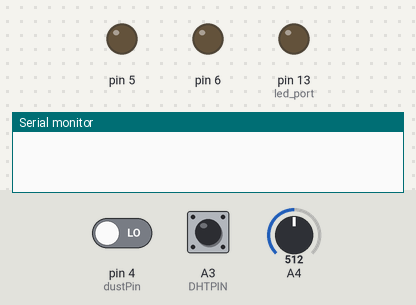
This sketch was run on a simulated Arduino Leonardo, built with avr-gcc and run on an emulated ATmega32U4. Shown: output pins drawn as LEDs (lit = HIGH), the last lines printed to the serial monitor. The inputs (shaded band) are chosen by the test bench; at power-on: pin 4 (dustPin) LOW, A3 (DHTPIN) HIGH, A4 = 512.

Above: at 0.1 s.
At 0.6 s:
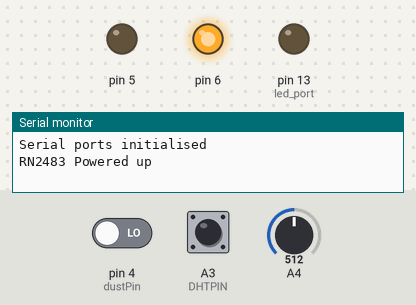
At 12.1 s:
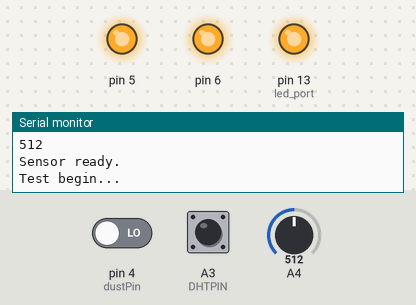
At 13.6 s:
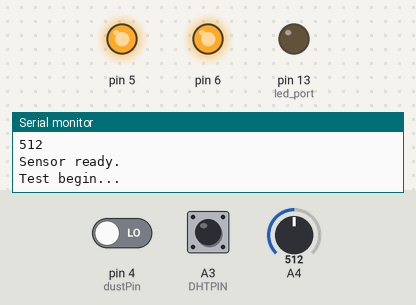
Timing chart, 0 to 15.1 s (numbered marks = the images above):
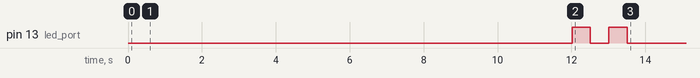

The sketch:

bus_sensor.ino
```cpp
#include "CayenneLPP.h"
#include "DHT.h"
#include"Arduino.h"
#include"AirQuality.h"

#define DHTPIN A3     // A3 is closes to the usb port of Marvin
// define the type of sensor used (there are others)
#define DHTTYPE DHT11   // DHT 11

AirQuality airqualitysensor;


DHT dht(DHTPIN, DHTTYPE);

// set max size
int     MAX_SIZE = 52;
CayenneLPP lpp(MAX_SIZE);

// Port to assign the type of lora data (any port can be used between 1 and 223)
int     set_port  = 1;

// Some standard ports that depend on the layout of the Marvin
long    defaultBaudRate = 57600;
int     reset_port = 5;
int     RN2483_power_port = 6;
int     led_port = 13;
int     dustPin = 4;
int     current_quality =-1;

unsigned long duration;
unsigned long starttime;
unsigned long loopstarttime;
unsigned long sampletime_ms = 2000;
unsigned long looptime_ms = 3000;
unsigned long lowpulseoccupancy = 0;
float ratio = 0;
float concentration = 0;

//*** Set parameters here BEGIN ---->
String  set_nwkskey = "db52ba628d2349901429853ad9934194"; // Put your 32 hex char here
String  set_appskey = "d17c13fe63607d83c4e36fe97d6c9768"; // Put your 32 hex char here
String  set_devaddr = "04001E28"; // Put your 8 hex char here
//*** <---- END Set parameters here

// Some global items
String reader = "";

// counter
int   count = 1;

void setup() {
  InitializeSerials(defaultBaudRate);
  initializeRN2483(RN2483_power_port, reset_port);
  Serial.println("STARTUP..." );
  airqualitysensor.init(14);
  pinMode(led_port, OUTPUT); // Initialize LED port
  pinMode(dustPin,INPUT);
  starttime = millis();
  loopstarttime = millis();
  dht.begin();
  blinky();
}

void loop() {

  duration = pulseIn(dustPin, LOW);
  lowpulseoccupancy = lowpulseoccupancy+duration;

  if ((millis()-starttime) >= sampletime_ms)//if the sampel time = = 30s
  {
    ratio = lowpulseoccupancy/(sampletime_ms*10.0);  // Integer percentage 0=&gt;100
    concentration = 1.1*pow(ratio,3)-3.8*pow(ratio,2)+520*ratio+0.62; // using spec sheet curve
    lowpulseoccupancy = 0;
    starttime = millis();
  }

  if ((millis()-loopstarttime) >= looptime_ms)//if the sampel time = = 30s
  {
    float h = dht.readHumidity();
    float t = dht.readTemperature();
    int current_quality = airqualitysensor.curr_vol();
    int temp = (int)t;
    int hum = (int)h;
    int tempdec = t * 100;
    int humdec = h * 100;

  //if (buttonState == 1 || button2State == 1) {
    char payload[MAX_SIZE] = "";

    lpp.reset();

    // Stub out payloads if you want.

    lpp.addDigitalInput(1, 4);
    lpp.addTemperature(1, temp);
    lpp.addRelativeHumidity(1, hum);
    lpp.addAnalogOutput(1, concentration);
    lpp.addGPS(1, 39.952315, -75.164053, 2);
    //lpp.addAnalogInput(1, current_quality); //packets greater than 11 bytes fail

    uint8_t buff = *lpp.getBuffer();

    Serial.print("Buffer size:" );
    Serial.println(lpp.getSize());

    for (int i = 0; i < lpp.getSize(); i++)
      {
      char tmp[16];

      sprintf(tmp, "%.2X",(lpp.getBuffer())[i]);
      strcat(payload, tmp);
      }
    if (isnan(t) || isnan(h))
      {
        Serial.println("Failed to read from DHT");
      }
    else
      {

        Serial.print("Humidity: ");
        Serial.print(h);
        Serial.println(" %\t");
        Serial.print("Temperature: ");
        Serial.print(t);
        Serial.println(" *C");
        Serial.print("Concentration: ");
        Serial.print(concentration);
        Serial.println(" pcs/0.01cf");
        Serial.print("Quality: ");
        Serial.println(current_quality);
        Serial.print("Buffer content:" );
        Serial.println(payload);
      }

    if(count % 10 == 0)
      {
      send_LoRa_data(set_port, payload);
      }
    Serial.println(count);
    Serial.println("");

    count = count + 1;

  //} // end if

} // end loop()
}

ISR(TIMER1_OVF_vect)
{
  if(airqualitysensor.counter==61)//set 2 seconds as a detected duty
  {

      airqualitysensor.last_vol=airqualitysensor.first_vol;
      airqualitysensor.first_vol=analogRead(A4);
      airqualitysensor.counter=0;
      airqualitysensor.timer_index=1;
      PORTB=PORTB^0x20;
  }
  else
  {
    airqualitysensor.counter++;
  }
}

void InitializeSerials(long baudrate) {
  Serial.begin(baudrate);
  Serial1.begin(baudrate);
  delay(500);
  print_to_console("Serial ports initialised");
}


void initializeRN2483(int pwr_port, int rst_port) {
  //Enable power to the RN2483
  pinMode(pwr_port, OUTPUT);
  digitalWrite(pwr_port, HIGH);
  print_to_console("RN2483 Powered up");
  delay(500);

  //Disable reset pin
  pinMode(rst_port, OUTPUT);
  digitalWrite(rst_port, HIGH);

  //Configure LoRa module
  send_LoRa_Command("sys reset");
  read_data_from_LoRa_Mod();

  send_LoRa_Command("mac set nwkskey " + set_nwkskey);
  read_data_from_LoRa_Mod();

  send_LoRa_Command("mac set appskey " + set_appskey);
  read_data_from_LoRa_Mod();

  send_LoRa_Command("mac set devaddr " + set_devaddr);
  read_data_from_LoRa_Mod();

  //For this commands some extra delay is needed.
  send_LoRa_Command("mac set adr on");
  //send_LoRa_Command("mac set dr 0"); //uncomment this line to fix the RN2483 on SF12 (dr=DataRate)
  delay(500);
  read_data_from_LoRa_Mod();

  send_LoRa_Command("mac save");
  delay(500);
  read_data_from_LoRa_Mod();

  send_LoRa_Command("mac join abp");
  delay(500);
  read_data_from_LoRa_Mod();

  send_LoRa_Command("radio set crc off");
  delay(500);
  read_data_from_LoRa_Mod();
}

void print_to_console(String message) {
  Serial.println(message);
}

void read_data_from_LoRa_Mod() {
  if (Serial1.available()) {
    String inByte = Serial1.readString();
    Serial.println(inByte);
  }

}

void send_LoRa_Command(String cmd) {
  print_to_console("Now sending: " + cmd);
  Serial1.println(cmd);
  delay(500);
}

void send_LoRa_data(int tx_port, String rawdata) {
  // send_LoRa_Command("mac tx uncnf " + String(tx_port) + String(" ") + rawdata);
  send_LoRa_Command("mac tx cnf " + String(tx_port) + String(" ") + rawdata);
}

void blinky()
{
  digitalWrite(led_port, HIGH);   // turn the LED on (HIGH is the voltage level)
  delay(500);                     // wait for a second
  digitalWrite(led_port, LOW);    // turn the LED off by making the voltage LOW
  delay(500);                     // wait for a second
  digitalWrite(led_port, HIGH);   // turn the LED on (HIGH is the voltage level)
  delay(500);                     // wait for a second
  digitalWrite(led_port, LOW);    // turn the LED off by making the voltage LOW
  delay(500);                     // wait for a second

}
```

AirQuality.cpp
```cpp
// (licence header left out)
#include"Arduino.h"
#include"AirQuality.h"

//Get the avg voltage in 5 minutes.

void AirQuality::avgVoltage()
{
	if(i==150)//sum 5 minutes
	{
		vol_standard=temp/150;
		temp=0;
		Serial.print("Vol_standard in 5 minutes:");
		Serial.println(vol_standard);
		i=0;
	}
    else
	{
		temp+=first_vol;
		i++;
	}
}

int AirQuality::curr_vol(void)
{
  return last_vol;
}

void AirQuality::init(int pin)
{
    _pin=pin;
    pinMode(_pin,INPUT);
    unsigned char i=0;
    delay(3000);
    Serial.println("sys_starting...");
    delay(2000);//200000
    init_voltage=analogRead(_pin);

    Serial.println("The init voltage is ...");
    Serial.println(init_voltage);
    while(init_voltage)
    {
        if(init_voltage<798 && init_voltage>10)// the init voltage is ok
        {
            first_vol=analogRead(A4);//initialize first value
            last_vol=first_vol;
            vol_standard=last_vol;
            Serial.println("Sensor ready.");
            error=false;;
            break;
        }
        else if(init_voltage>798||init_voltage<=10)
        {
            i++;
            Serial.println("waitting sensor init..(it takes 60 seconds to init)");
            delay(6000);//60000
            init_voltage=analogRead(A4);
            if(i==5)
            {
                i=0;
                error=true;
                Serial.println("Sensor Error!");
            }
          }
        else
        break;
    }
    //init the timer
    TCCR1A=0;//normal model
    TCCR1B=0x02;//set clock as 8*(1/16M)
    TIMSK1=0x01;//enable overflow interrupt
    Serial.println("Test begin...");
    sei();
}
int AirQuality::slope(void)
{
  while(timer_index)
	{
    	if(first_vol-last_vol>400||first_vol>700)
        {
            //Serial.println("High pollution! Force signal active.");
            timer_index=0;
            avgVoltage();
            return 0;
        }
    	else if((first_vol-last_vol>400&&first_vol<700)||first_vol-vol_standard>150)
        {
            //Serial.print("sensor_value:");
            //Serial.print(first_vol);
            //Serial.println("\t High pollution!");
            timer_index=0;
            avgVoltage();
            return 1;

        }
    	else if((first_vol-last_vol>200&&first_vol<700)||first_vol-vol_standard>50)
        {
            //Serial.println(first_vol-last_vol);
            //Serial.print("sensor_value:");
            //Serial.print(first_vol);
            //Serial.println("\t Low pollution!");
            timer_index=0;
            avgVoltage();
            return 2;
        }
    	else
        {
            avgVoltage();
            //Serial.print("sensor_value:");
            //Serial.print(first_vol);
            //Serial.println("\t Air fresh");
            timer_index=0;
            return 3;
        }
	}
    return -1;
}
```

AirQuality.h
```cpp
// (licence header left out)
#ifndef __AIRQUALITY_H__
#define __AIRQUALITY_H__
#include"Arduino.h"
class AirQuality
{
public:
    int i ;
    long vol_standard;
    int init_voltage;
    int first_vol;
    int last_vol;
    int temp;
    int counter;
    boolean timer_index;
    boolean error;
    void init(int pin);
    int slope(void);
    int curr_vol(void);
private:
    int _pin;
    void avgVoltage(void);
};
#endif
```

DHT.cpp
```cpp
// (licence header left out)
#include "DHT.h"
#define NAN 0

DHT::DHT(uint8_t pin, uint8_t type, uint8_t count) {
  _pin = pin;
  _type = type;
  _count = count;
  firstreading = true;
}

void DHT::begin(void) {
  // set up the pins!
  pinMode(_pin, INPUT);
  digitalWrite(_pin, HIGH);
  _lastreadtime = 0;
}

//boolean S == Scale.  True == Farenheit; False == Celcius
float DHT::readTemperature(bool S) {
  float f;

  if (read()) {
    switch (_type) {
    case DHT11:
      f = data[2];
      if(S)
      	f = convertCtoF(f);

      return f;
    case DHT22:
    case DHT21:
      f = data[2] & 0x7F;
      f *= 256;
      f += data[3];
      f /= 10;
      if (data[2] & 0x80)
	f *= -1;
      if(S)
	f = convertCtoF(f);

      return f;
    }
  }
  Serial.print("Read fail");
  return NAN;
}

float DHT::convertCtoF(float c) {
	return c * 9 / 5 + 32;
}

float DHT::readHumidity(void) {
  float f;
  if (read()) {
    switch (_type) {
    case DHT11:
      f = data[0];
      return f;
    case DHT22:
    case DHT21:
      f = data[0];
      f *= 256;
      f += data[1];
      f /= 10;
      return f;
    }
  }
  Serial.print("Read fail");
  return NAN;
}


boolean DHT::read(void) {
  uint8_t laststate = HIGH;
  uint8_t counter = 0;
  uint8_t j = 0, i;
  unsigned long currenttime;

  // pull the pin high and wait 250 milliseconds
  digitalWrite(_pin, HIGH);
  delay(250);

  currenttime = millis();
  if (currenttime < _lastreadtime) {
    // ie there was a rollover
    _lastreadtime = 0;
  }
  if (!firstreading && ((currenttime - _lastreadtime) < 2000)) {
    return true; // return last correct measurement
    //delay(2000 - (currenttime - _lastreadtime));
  }
  firstreading = false;
  /*
    Serial.print("Currtime: "); Serial.print(currenttime);
    Serial.print(" Lasttime: "); Serial.print(_lastreadtime);
  */
  _lastreadtime = millis();

  data[0] = data[1] = data[2] = data[3] = data[4] = 0;

  // now pull it low for ~20 milliseconds
  pinMode(_pin, OUTPUT);
  digitalWrite(_pin, LOW);
  delay(20);
  //cli();
  digitalWrite(_pin, HIGH);
  delayMicroseconds(40);
  pinMode(_pin, INPUT);

  // read in timings
  for ( i=0; i< MAXTIMINGS; i++) {
    counter = 0;
    while (digitalRead(_pin) == laststate) {
      counter++;
      delayMicroseconds(1);
      if (counter == 255) {
        break;
      }
    }
    laststate = digitalRead(_pin);

    if (counter == 255) break;

    // ignore first 3 transitions
    if ((i >= 4) && (i%2 == 0)) {
      // shove each bit into the storage bytes
      data[j/8] <<= 1;
      if (counter > _count)
        data[j/8] |= 1;
      j++;
    }

  }

  //sei();

  /*
  Serial.println(j, DEC);
  Serial.print(data[0], HEX); Serial.print(", ");
  Serial.print(data[1], HEX); Serial.print(", ");
  Serial.print(data[2], HEX); Serial.print(", ");
  Serial.print(data[3], HEX); Serial.print(", ");
  Serial.print(data[4], HEX); Serial.print(" =? ");
  Serial.println(data[0] + data[1] + data[2] + data[3], HEX);
  */

  // check we read 40 bits and that the checksum matches
  if ((j >= 40) &&
      (data[4] == ((data[0] + data[1] + data[2] + data[3]) & 0xFF)) ) {
    return true;
  }


  return false;

}
```

DHT.h
```cpp
#ifndef DHT_H
#define DHT_H
#if ARDUINO >= 100
 #include "Arduino.h"
#else
 #include "WProgram.h"
#endif

// 8 MHz(ish) AVR ---------------------------------------------------------
#if (F_CPU >= 7400000UL) && (F_CPU <= 9500000UL)
#define COUNT 3
// 16 MHz(ish) AVR --------------------------------------------------------
#elif (F_CPU >= 15400000UL) && (F_CPU <= 19000000L)
#define COUNT 6
#else
#error "CPU SPEED NOT SUPPORTED"
#endif

/* DHT library

MIT license
written by Adafruit Industries
*/

// how many timing transitions we need to keep track of. 2 * number bits + extra
#define MAXTIMINGS 85

#define DHT11 11
#define DHT22 22
#define DHT21 21
#define AM2301 21

class DHT {
 private:
  uint8_t data[6];
  uint8_t _pin, _type, _count;
  boolean read(void);
  unsigned long _lastreadtime;
  boolean firstreading;

 public:
  DHT(uint8_t pin, uint8_t type, uint8_t count=COUNT);
  void begin(void);
  float readTemperature(bool S=false);
  float convertCtoF(float);
  float readHumidity(void);

};
#endif
```
